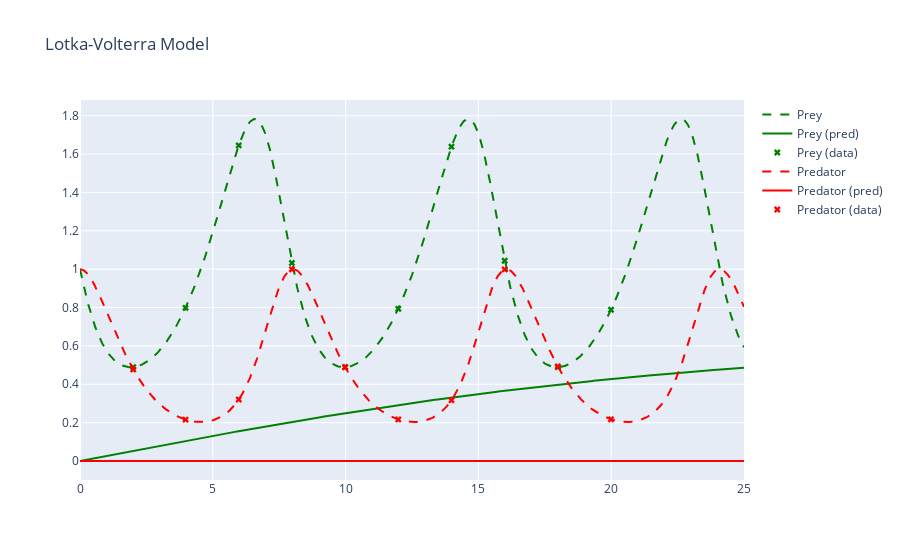
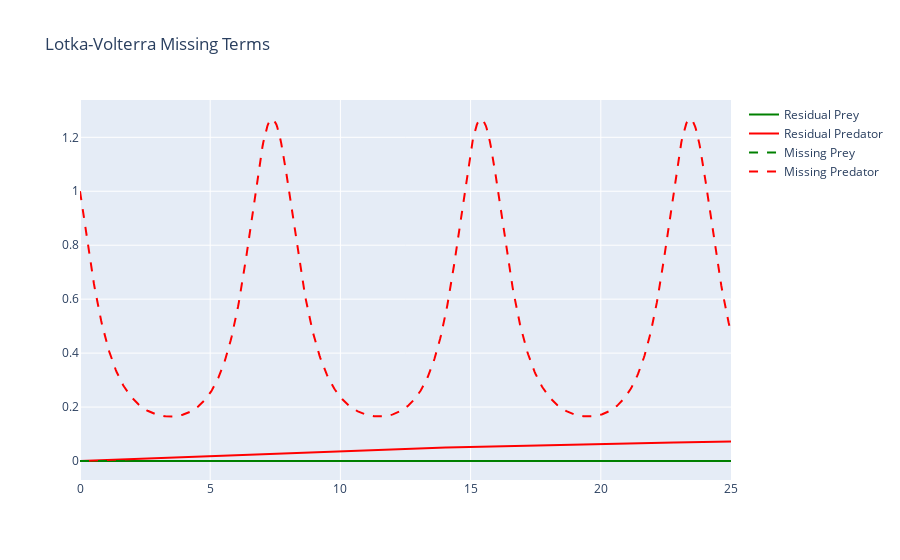

Source (notebook cell) for these figures, in order:
### Code cell
plots = plotter(upinn.u, upinn.G)
plots["Solution"].show()
plots["Missing Terms"].show()

### Figure 1 — Plotly figure (JSON) as saved in the notebook; plotly's stock layout.template omitted (floating-point values rounded to 4 significant figures; data arrays with more than 128 entries replaced by an {"elided": "..."} marker saying what was removed)
{"data": [{"line": {"color": "green", "dash": "dash"}, "mode": "lines", "name": "Prey", "type": "scatter", "x": {"elided": "800 float values"}, "y": {"elided": "800 float values"}}, {"line": {"color": "green"}, "mode": "lines", "name": "Prey (pred)", "type": "scatter", "x": {"elided": "800 float values"}, "y": {"elided": "800 float values"}}, {"marker": {"color": "green", "symbol": "x"}, "mode": "markers", "name": "Prey (data)", "type": "scatter", "x": [2.003, 3.974, 5.976, 7.979, 9.981, 11.98, 13.99, 15.99, 17.99, 19.99], "y": [0.4895, 0.7984, 1.645, 1.032, 0.489, 0.7934, 1.638, 1.044, 0.4889, 0.7885]}, {"line": {"color": "red", "dash": "dash"}, "mode": "lines", "name": "Predator", "type": "scatter", "x": {"elided": "800 float values"}, "y": {"elided": "800 float values"}}, {"line": {"color": "red"}, "mode": "lines", "name": "Predator (pred)", "type": "scatter", "x": {"elided": "800 float values"}, "y": {"elided": "800 int values"}}, {"marker": {"color": "red", "symbol": "x"}, "mode": "markers", "name": "Predator (data)", "type": "scatter", "x": [2.003, 3.974, 5.976, 7.979, 9.981, 11.98, 13.99, 15.99, 17.99, 19.99], "y": [0.4772, 0.2159, 0.3203, 0.9992, 0.4891, 0.2167, 0.3169, 0.9986, 0.4932, 0.2174]}], "layout": {"title": {"text": "Lotka-Volterra Model"}}}

### Figure 2 — Plotly figure (JSON) as saved in the notebook; plotly's stock layout.template omitted (floating-point values rounded to 4 significant figures; data arrays with more than 128 entries replaced by an {"elided": "..."} marker saying what was removed)
{"data": [{"line": {"color": "green"}, "mode": "lines", "name": "Residual Prey", "type": "scatter", "x": {"elided": "800 float values"}, "y": {"elided": "800 int values"}}, {"line": {"color": "red"}, "mode": "lines", "name": "Residual Predator", "type": "scatter", "x": {"elided": "800 float values"}, "y": {"elided": "800 float values"}}, {"line": {"color": "green", "dash": "dash"}, "mode": "lines", "name": "Missing Prey", "type": "scatter", "x": {"elided": "800 float values"}, "y": {"elided": "800 int values"}}, {"line": {"color": "red", "dash": "dash"}, "mode": "lines", "name": "Missing Predator", "type": "scatter", "x": {"elided": "800 float values"}, "y": {"elided": "800 float values"}}], "layout": {"title": {"text": "Lotka-Volterra Missing Terms"}}}
